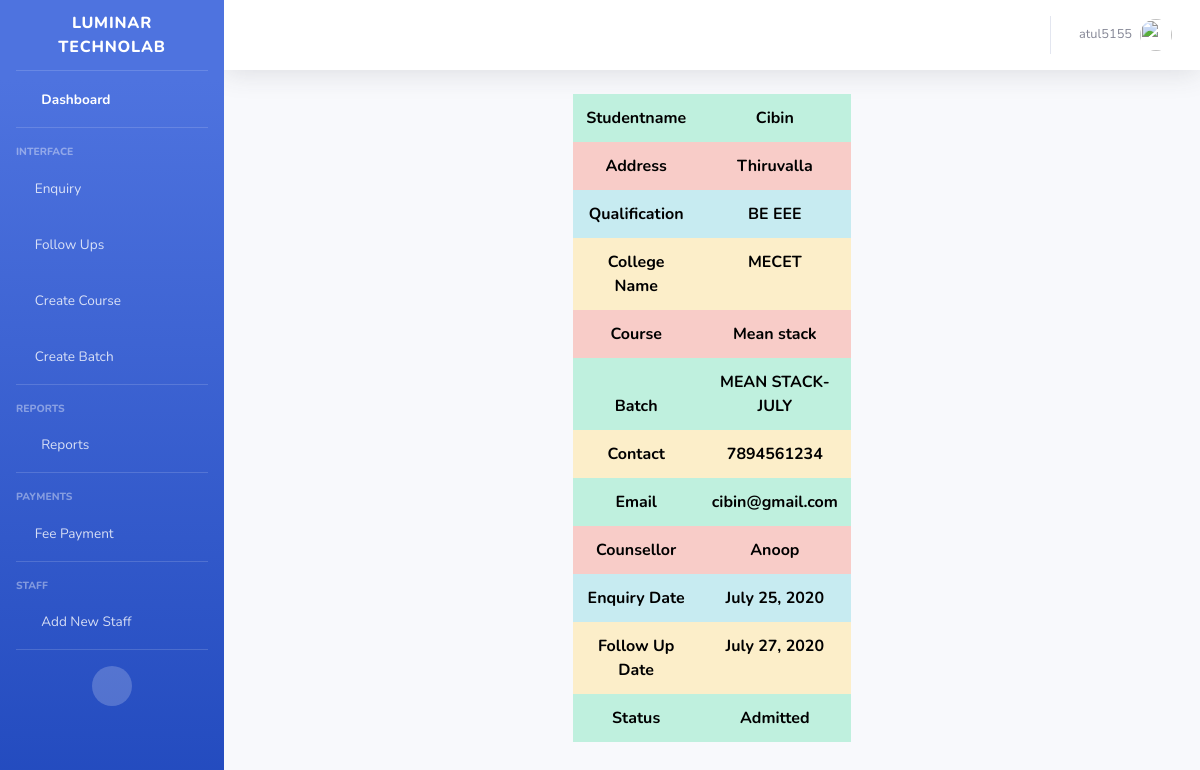
Page /viewenq/fd8e42c5-a90e-4d57-9973-27d224c1f4c1 (signed in) on the committed database.
### studentenquiry/models.py (models this page shows, shortened)
class Enquiry(models.Model):
    enquiryid = models.UUIDField(primary_key=True, default=uuid.uuid4, editable=False)
    studentname=models.CharField(max_length=100)
    address=models.TextField()
    qualification=models.CharField(max_length=50)
    collegename=models.CharField(max_length=100)
    course=models.ForeignKey(Course,on_delete=models.CASCADE)
    batch=models.ForeignKey(Batch,on_delete=models.CASCADE)
    counsellor=models.ForeignKey(Counsellor,on_delete=models.CASCADE)
    source=models.CharField(max_length=100)
    contact=models.IntegerField()
    email=models.EmailField(unique=True)
    enquirydate=models.DateField(default=date.today())
    followup_date=models.DateField()
    action=(
        ('1','Call_back'),
        ('2','Admitted'),
        ('3','Cancel')
    )
    status=models.CharField(max_length=20,choices=action)

class Course(models.Model):
    course_name=models.CharField(max_length=50,unique=True)
    course_duration=models.CharField(max_length=50)
    def __str__(self):
        return self.course_name

class  Batch(models.Model):
    batch_code=models.CharField(max_length=50,unique=True)
    course=models.ForeignKey(Course,on_delete=models.CASCADE)
    batch_date=models.DateField(default=date.today())
    action=(
        ('1','Yet to begin'),
        ('2','Ongoing'),
        ('3','Completed')
    )
    batch_status=models.CharField(max_length=30,choices=action)
    class Meta:
        ordering=['-batch_date']
    def __str__(self):
        return self.batch_code

class Counsellor(models.Model):
    counsellor_name = models.CharField(max_length=120)
    def __str__(self):
        return self.counsellor_name

### studentenquiry/views.py (the view)
# urls.py: path('viewenq/<str:pk>',ViewEnquiry.as_view(),name='viewenq'),
class ViewEnquiry(DetailView):
    model = Enquiry
    template_name = "enq/enq_view.html"
    context_object_name = "details"
    @method_decorator(login_required)
    def dispatch(self, request, *args, **kwargs):
        return super(ViewEnquiry, self).dispatch(request,*args,**kwargs)

### templates/enq/enq_view.html (shortened to what this page needs)
{% extends 'base.html' %}
{% block content %}
    <div class="container">
        <div class="row" id="enqview">
            <div class="col-md-4"></div>
            <div class="col-md-4">
                <table class="table table-borderless">
                    <thead>
                        <tr class="table-success"  style="text-align:center;">
                            <th>Studentname</th>
                            <td>{{details.studentname}}</td>
                        </tr>
                        <tr class="table-danger" style="text-align:center;">
                            <th>Address</th>
                            <td>{{details.address}}</td>
                        </tr>
                        <tr class="table-info"  style="text-align:center;">
                            <th>Qualification</th>
                            <td>{{details.qualification}}</td>
                        </tr>
                        <tr class="table-warning"  style="text-align:center;">
                            <th>College Name</th>
                            <td>{{details.collegename}}</td>
                        </tr>
                        <tr class="table-danger"  style="text-align:center;">
                            <th>Course</th>
                            <td>{{details.course}}</td>
                        </tr>
                        <tr class="table-success"  style="text-align:center;">
                            <th>Batch</th>
                            <td>{{details.batch}}</td>
                        </tr>
                        <tr class="table-warning"  style="text-align:center;">
                            <th>Contact</th>
                            <td>{{details.contact}}</td>
                        </tr>
                        <tr class="table-success"  style="text-align:center;">
                            <th>Email</th>
                            <td>{{details.email}}</td>
                        </tr>
                        <tr class="table-danger"  style="text-align:center;">
                            <th>Counsellor</th>
                            <td>{{details.counsellor}}</td>
                        </tr>
                        <tr class="table-info"  style="text-align:center;">
                            <th>Enquiry Date</th>
                            <td>{{details.enquirydate}}</td>
                        </tr>
                        <tr class="table-warning"  style="text-align:center;">
                            <th>Follow Up Date</th>
                            <td>{{details.followup_date}}</td>
                        </tr>
                        <tr class="table-success" style="text-align:center;">
                            <th>Status</th>
                            <td>{{details.get_status_display}}</td>
                        </tr>
                    </thead>
                </table>
            </div>
        </div>
    </div>
{% endblock %}

### templates/base.html (shortened to what this page needs)
<!DOCTYPE html>
{% load static %}
<html lang="en">
<head>
  <link href="{% static 'vendor/fontawesome-free/css/all.min.css' %}" rel="stylesheet" type="text/css">
  <link rel="stylesheet" href="{% static 'css/enq_project.css' %}">
  <link rel="stylesheet" href="{% static 'css/batch.css' %}">
  <link rel="stylesheet" href="{% static 'css/courses.css' %}">
  <link rel="stylesheet" href="{% static 'css/report.css' %}">
  <link rel="stylesheet" href="{% static 'css/payment.css' %}">
  <link rel="stylesheet" href="{% static 'css/follow.css' %}">
  <link href="{% static 'css/sb-admin-2.min.css' %}" rel="stylesheet">
  <link href="{% static 'vendor/datatables/dataTables.bootstrap4.min.css' %}" rel="stylesheet">
</head>
<body >
<div id="wrapper">
  <ul class="navbar-nav bg-gradient-primary sidebar sidebar-dark accordion" id="accordionSidebar">
      <a class="sidebar-brand d-flex align-items-center justify-content-center" href="">
        <div class="sidebar-brand-text mx-3">Luminar Technolab</div>
      </a>
      <hr class="sidebar-divider my-0">
      <li class="nav-item active">
        <a class="nav-link" href="{% url 'index' %}">
          <i class="fas fa-fw fa-tachometer-alt"></i>
          <span>Dashboard</span></a>
      </li>
      <hr class="sidebar-divider">
      <div class="sidebar-heading">
        Interface
      </div>
      <li class="nav-item">
        <a class="nav-link collapsed" href="#" data-toggle="collapse" data-target="#collapseTwo" aria-expanded="true" aria-controls="collapseTwo">
          <i class="fa fa-edit"></i>
          <span>Enquiry</span>
        </a>
      </li>
      <li class="nav-item">
        <a class="nav-link collapsed" href="#" data-toggle="collapse" data-target="#collapseUtilities" aria-expanded="true" aria-controls="collapseUtilities">
          <i class="fa fa-calendar"></i>
          <span>Follow Ups</span>
        </a>
      </li>
      <li class="nav-item">
        <a class="nav-link" href="{%url 'createcourse'%}">
          <i class="fa fa-book"></i>
          <span>Create Course</span></a>
      </li>
    <li class="nav-item">
      <a class="nav-link" href="{%url 'createbatch'%}">
        <i class="fa fa-folder-open"></i>
        <span>Create Batch</span></a>
    </li>
    <hr class="sidebar-divider">
    <div class="sidebar-heading">Reports</div>
    <li class="nav-item">
      <a class="nav-link collapsed" href="#" data-toggle="collapse" data-target="#collapsePages" aria-expanded="true" aria-controls="collapsePages">
        <i class="fas fa-fw fa-folder"></i>
        <span>Reports</span>
      </a>
    </li>
    <hr class="sidebar-divider">
    <div class="sidebar-heading">Payments</div>
    <li class="nav-item">
      <a class="nav-link collapsed" href="#" data-toggle="collapse" data-target="#collapsePayments" aria-expanded="true" aria-controls="collapsePages">
        <i class="far fa-credit-card"></i>
        <span>Fee Payment</span>
      </a>
    </li>
    <hr class="sidebar-divider">
    <div class="sidebar-heading">Staff</div>
    <li class="nav-item">
      <a class="nav-link collapsed" href="#" data-toggle="collapse" data-target="#collapseStaff" aria-expanded="true" aria-controls="collapsePages">
        <i class="fas fa-fw fa-user"></i>
        <span>Add New Staff</span>
      </a>
    </li>
    <hr class="sidebar-divider">
    <div class="text-center d-none d-md-inline">
      <button class="rounded-circle border-0" id="sidebarToggle"></button>
    </div>
  </ul>
  <div id="content-wrapper" class="d-flex flex-column">
    <div id="content">
      <nav class="navbar navbar-expand navbar-light bg-white topbar mb-4 static-top shadow">
        <ul class="navbar-nav ml-auto">
            <li class="nav-item dropdown no-arrow mx-1">
              <a class="nav-link dropdown-toggle" href="#" id="alertsDropdown" role="button" data-toggle="dropdown" aria-haspopup="true" aria-expanded="false">
                <i class="fas fa-bell fa-fw"></i>
              </a>
            </li>
            <li class="nav-item dropdown no-arrow mx-1">
              <a class="nav-link dropdown-toggle" href="#" id="messagesDropdown" role="button" data-toggle="dropdown" aria-haspopup="true" aria-expanded="false">
                <i class="fas fa-envelope fa-fw"></i>
              </a>
            </li>
          <li class="nav-item dropdown no-arrow">
            <a class="nav-link dropdown-toggle" href="#" id="userDropdown" role="button" data-toggle="dropdown" aria-haspopup="true" aria-expanded="false">
              <span class="mr-2 d-none d-lg-inline text-gray-600 small">{{request.user}}</span>
              <img class="img-profile rounded-circle" src="https://source.unsplash.com/QAB-WJcbgJk/60x60">
            </a>
            </li>
        </ul>
      </nav>
<div class="container-fluid">
  {% block content %}
  {% endblock %}
</div>
    </div>
  </div>
</div>
</body>
</html>

### studentenquiry/static/css/enq_project.css (style rules this page uses)
td { text-align:center; color:black; font-weight:bolder; }
th { text-align:center; color:black; font-weight:bolder; }

### studentenquiry/static/css/courses.css (style rules this page uses)
td,th { text-align:center; }

### rows in the picture
Enquiry: studentname "Cibin", address "Thiruvalla", qualification "BE EEE", collegename "MECET", course "Mean stack", batch "MEAN STACK-JULY", contact "7894561234", email "cibin@gmail.com", counsellor "Anoop", enquirydate "July 25, 2020", followup_date "July 27, 2020", status "Admitted"

### other values in the picture
{{ request.user }} "atul5155"
